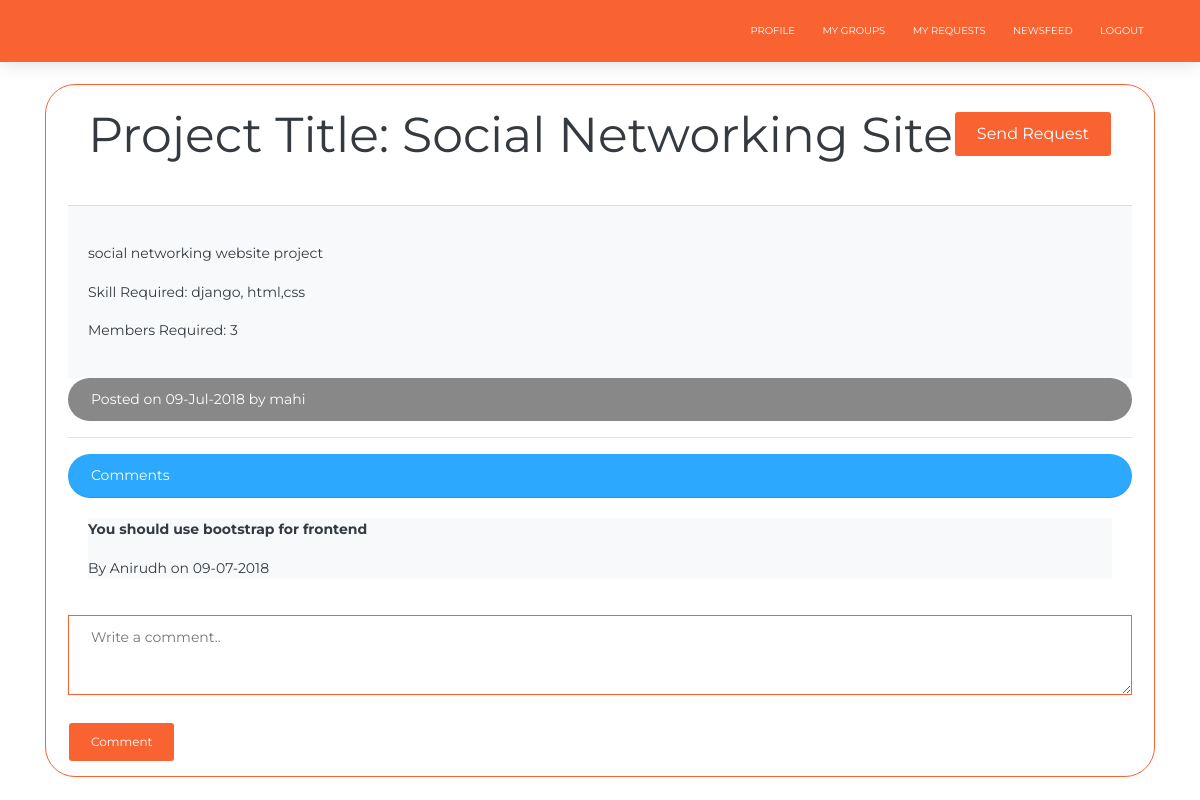
The page /posts/35 (signed in) on the database its author committed.
### posts/models.py (models this page shows, shortened)
class Posts(models.Model):
    profile = models.ForeignKey(UserProfileInfo, on_delete=models.CASCADE, related_name='posts')
    project_title = models.CharField(max_length=200)
    project_description = models.TextField()
    skills_required = models.TextField()
    members_required = models.IntegerField()
    posted_on = models.DateTimeField(default=timezone.now)

class Comments(models.Model):
    post = models.ForeignKey(Posts, on_delete=models.CASCADE, related_name='comments')
    author = models.ForeignKey(UserProfileInfo, on_delete=models.CASCADE, related_name='user_comments')
    comment_text = models.TextField()
    comment_date = models.DateTimeField(default=timezone.now)

### accounts/models.py (models this page shows)
class UserProfileInfo(models.Model):
    user = models.OneToOneField(User, on_delete=models.CASCADE, related_name='profile')
    portfolio_site = models.URLField(blank=True)
    profile_pic = models.ImageField(upload_to='profile_pics', default="1.jpg")
    skills = models.CharField(max_length=300, null=True)
    def __str__(self):
        return self.user.username

### posts/views.py (the view)
# urls.py: url(r'^(?P<pk>\d+)$', views.PostDetailView.as_view(), name='post_detail'),
class PostDetailView(LoginRequiredMixin, DetailView):
    login_url = '/login/'
    redirect_field_name = 'posts/newsfeed.html'
    model = Posts
    template_name = 'posts/post_detail.html'
    def get_context_data(self, **kwargs):
        if self.request.session.has_key('user_id'):
            u_id = self.request.session['user_id']
            context = super(PostDetailView, self).get_context_data(**kwargs)
            context['user_id'] = u_id
        myuser = get_object_or_404(UserProfileInfo, pk=u_id)
        context['myuser'] = myuser
        post = get_object_or_404(Posts, pk=self.kwargs.get('pk'))
        try:
            myuser_req = get_object_or_404(myuser.requests, group=post.group)
        except:
            myuser_req = None
        context['user_req'] = myuser_req
        f = CommentForm()
        context['form'] = f
        return context

### posts/forms.py
class CommentForm(forms.ModelForm):
    class Meta:
        model = Comments
        fields = ('comment_text',)
        widgets = {'comment_text': forms.Textarea(attrs={'class': 'btn-primary btn-simple text-dark ',
                                                         'placeholder': 'Write a comment..',
                                                         'style': 'height:80px; width:100%;',
                                                         })}
        labels = {'comment_text': ''}

### posts/templates/posts/post_detail.html (shortened to what this page needs)
{% extends "posts/base.html" %}
{% block body_block %}
    <br>
    <br>
    <br>
    <br>
    <div class="card-body bg-white btn-primary btn-simple btn-round">
        <div class="card-header bg-white  text-dark" style="min-height: 80px;">
            <h1>Project Title: {{ posts.project_title|title|safe }}
                    {% if user_req and user_req.accepted == False %}
                         <a class="btn btn-primary text-white" style="position: relative; float: right; font-size: medium"> Request Sent</a>
                    {% else %}
                        {% if myuser not in posts.group.members.all %}
                             <a class="btn btn-primary text-white" style="position: relative; float: right; font-size: medium" href="{% url 'groups:send_request' pk=posts.pk %}">Send Request</a>
                        {% endif %}
                    {% endif %}
            </h1>
        </div>
            <div class="card-body bg-light text-dark">
                 <p>
                {{ posts.project_description|safe }}
                </p>
                <p>Skill Required: {{ posts.skills_required }}</p>
                <p>Members Required: {{ posts.members_required}}</p>
            </div>
            <div class="card-plain bg-default text-white btn-round " >Posted on {{ posts.posted_on|date:'d-M-Y' }} by {{ posts.profile.user.username }}
            </div>
            <hr>
             <div class="card-header bg-info text-white btn-round" >
                Comments
             </div>
                <div class="card-body">
                     {% for comment in posts.comments.all %}
                         <div class="card-plain bg-light text-dark">
                        <p><strong>{{  comment.comment_text}}</strong></p>
                             <p class="text-left"> By {{  comment.author}}
                            on {{  comment.comment_date|date:'d-m-Y'}}</p>
                         </div>
                         {% empty %}
                         <p class="text-dark">No Comments </p>
                    {% endfor %}
                </div>
                <form method="POST" enctype="multipart/form-data" action="{% url 'posts:comment_create' pk=posts.pk %}">
                    {{ form.as_p }}
                    <input type="submit"  class="btn btn-primary" value="Comment">
                </form>
     </div>
{% endblock %}

### rows shown on the page
Posts: project_title "Social Networking Site", project_description "social networking website project", skills_required "django, html,css", members_required "3", posted_on "09-Jul-2018", profile.user.username "mahi"
Comments: comment_text "You should use bootstrap for frontend", author "Anirudh", comment_date "09-07-2018"
